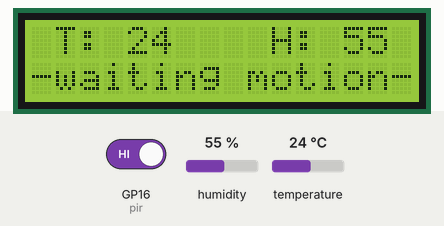
Bench run of a program on a simulated Raspberry Pi Pico running MicroPython. Shown: 16×2 character LCD. The inputs (shaded band) are chosen by the test bench; at power-on: GP16 (pir) HIGH, humidity 55 %, temperature 24 °C. Library files of the repository ran but are not shown: i2c_lcd.py; what the program prints to the serial console is not drawn.

Above: at 0.1 s.
1.3 s: GP16 (pir) driven LOW
At 3.4 s:
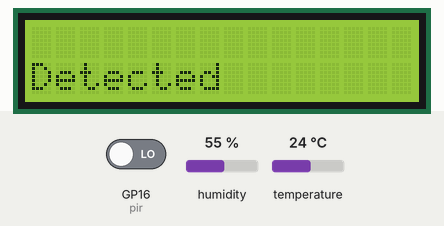
7.3 s: humidity set to 22 %
At 9.0 s:
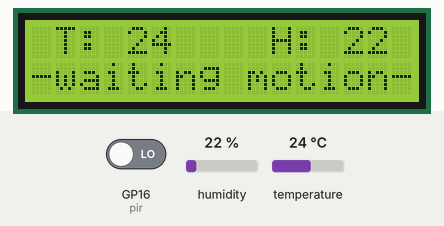
10.7 s: temperature set to 12 °C
At 13.1 s:
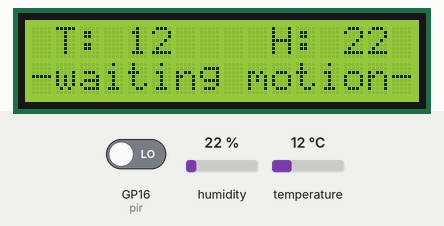
13.8 s: humidity set to 40 %
At 15.2 s:
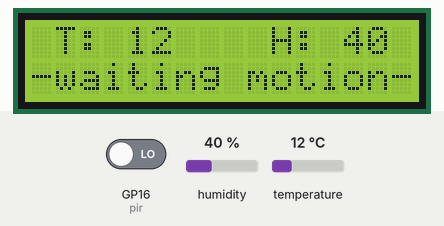
15.9 s: temperature set to 19 °C
At 16.9 s:
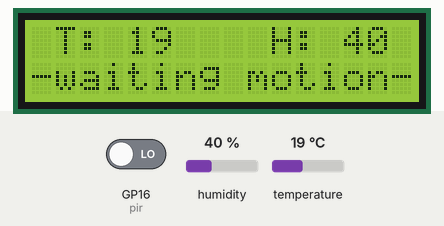
18.0 s: GP16 (pir) driven HIGH
Timing chart, 0 to 21.0 s (numbered marks = the images above; inputs shaded):
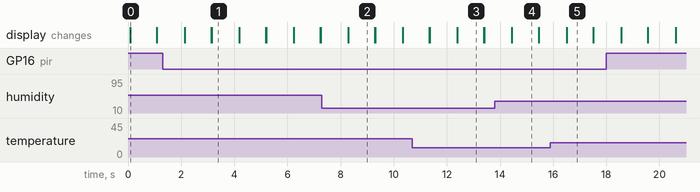

Measured:
- after the input at 1.3 s, the display: first differs from a run without the input after 1.8 s (image 1)
- what the display in image 0 shows lasts 1.0 s, from 0.1 s to 1.1 s

The program:

lec7_2.py
```python
# PIR + DHT11 + LCD
from machine import I2C, Pin
from i2c_lcd import I2cLcd
from time import sleep
import dht

sensor = dht.DHT11(Pin(2))  # 2번핀 사용 / 디지털핀 / DHT11로 했을 때 온습도 출력에 오류가 있을 경우 DHT22로 진행
DEFAULT_I2C_ADDR = 0x27
pir = Pin(16, Pin.IN, Pin.PULL_UP)

def setup():
    global lcd
    i2c = I2C(0,sda=Pin(0),scl=Pin(1),freq=400000)
    lcd = I2cLcd(i2c, DEFAULT_I2C_ADDR, 2, 16)

def loop():
    while True:
        #온, 습도 센서 데이터 수집부
        sensor.measure()
        temp = sensor.temperature()
        hum = sensor.humidity()
        print(f"Temperature: {temp}°C   Humidity: {hum}% ")

        # LCD 출력부
        lcd.move_to(0,0)
        lcd.putstr(f" T: {temp}    H: {hum}")
        lcd.move_to(0,1)
        lcd.putstr("-waiting motion-")
        sleep(1)
        lcd.clear()

        # PIR 센서 감지부
        print(pir.value())
        if pir.value() == 0:
           lcd.move_to(0,1)
           lcd.putstr("Detected")
           print("Motion Detected")
        else:
           print("waiting motion")
        sleep(1)

# 동작 시작 부분
setup()
loop()
```
